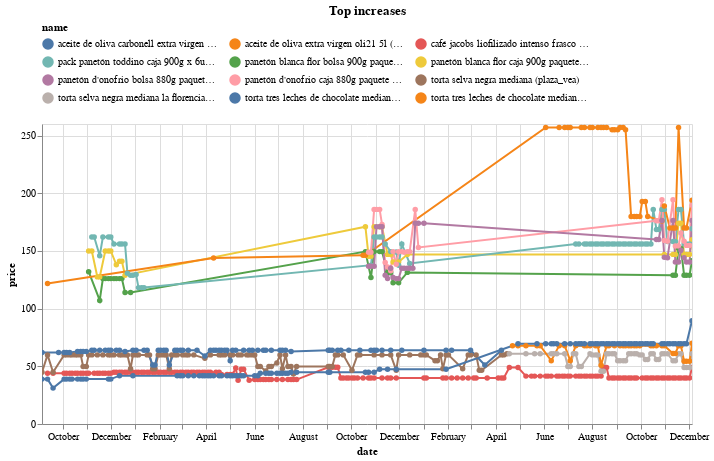

Here is the notebook cell this chart was saved with:
### Code cell
(top_changes_abs
 .sort_values('change')
 .tail(10)
 .pipe(plot_changes, 'Top increases')
)

### Figure 1 — Vega-Lite specification as saved in the notebook (floating-point values rounded to 4 significant figures; data arrays with more than 128 entries replaced by an {"elided": "..."} marker saying what was removed)
{"config": {"view": {"continuousWidth": 300, "continuousHeight": 300}, "legend": {"columns": 3, "orient": "top"}}, "data": {"name": "data-ac09813eed370683062ec816e17fefcc"}, "mark": {"type": "line", "point": true}, "encoding": {"color": {"field": "name", "scale": {"domain": ["aceite de oliva carbonell extra virgen botella 1l (plaza_vea)", "aceite de oliva extra virgen oli21 5l (plaza_vea)", "café jacobs liofilizado intenso frasco 200g (plaza_vea)", "pack panetón toddino caja 900g x 6un + panetón toddinito caja 85g x 6un (plaza_vea)", "panetón blanca flor bolsa 900g paquete 6un (plaza_vea)", "panetón blanca flor caja 900g paquete 6un (plaza_vea)", "panetón d'onofrio bolsa 880g paquete 6un (plaza_vea)", "panetón d'onofrio caja 880g paquete 6un (plaza_vea)", "torta selva negra mediana (plaza_vea)", "torta selva negra mediana la florencia 1un (plaza_vea)", "torta tres leches de chocolate mediana (plaza_vea)", "torta tres leches de chocolate mediana la florencia 1un (plaza_vea)"]}, "type": "nominal"}, "tooltip": [{"field": "name", "type": "nominal"}, {"field": "price", "type": "quantitative"}, {"field": "last_price", "type": "quantitative"}], "x": {"field": "date", "type": "temporal"}, "y": {"field": "price", "type": "quantitative"}}, "params": [{"name": "param_11", "select": {"type": "point", "fields": ["name"]}, "bind": "legend"}, {"name": "param_12", "select": {"type": "interval", "encodings": ["x", "y"]}, "bind": "scales"}], "title": "Top increases", "transform": [{"filter": {"param": "param_11"}}], "width": 650, "$schema": "https://vega.github.io/schema/vega-lite/v5.20.1.json", "datasets": {"data-ac09813eed370683062ec816e17fefcc": {"elided": "776 records"}}}
